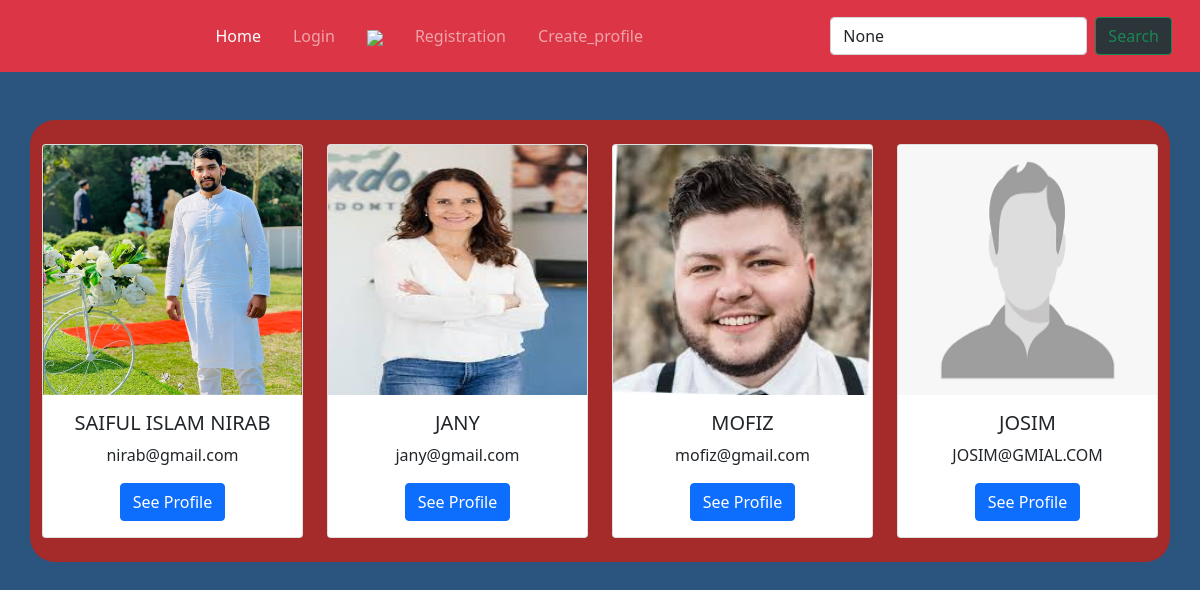
The page / on the database its author committed.
### crudApp/models.py (models this page shows, shortened)
class Profile(models.Model):
    Name = models.CharField(max_length=20)
    email = models.EmailField(max_length=20)
    age = models.PositiveIntegerField()
    gender = models.CharField(max_length=6)
    image = models.ImageField(upload_to='prof_pic/',  default='default/default.png')
    phone = models.PositiveIntegerField()
    address = models.TextField(max_length=200)

### crudApp/views.py (the view)
# urls.py: path('', BASE, name='base'),
def BASE(request):
    src = request.GET.get('src')
    if src:
        allProfile = Profile.objects.filter(Q(Name__icontains=src) | Q(email__icontains=src))
    elif src == 'None':
        allProfile = Profile.objects.all()
    else:
        allProfile = Profile.objects.all()
    context = {
        'Prof': allProfile,
        'src': src
    }
    return render(request, 'Home.html', context)

### Templates/Home.html (shortened to what this page needs)
<!DOCTYPE html>
<html lang="en">
<head>
    <link rel="stylesheet" href="https://cdn.jsdelivr.net/npm/bootstrap@5.0.0-beta1/dist/css/bootstrap.min.css">
    <link href="https://cdn.jsdelivr.net/npm/bootstrap@5.0.2/dist/css/bootstrap.min.css" rel="stylesheet"
>
    <link rel="stylesheet" href="https://use.fontawesome.com/releases/v5.7.2/css/all.css">
    <link rel="stylesheet" href="https://cdnjs.cloudflare.com/ajax/libs/jquery/3.2.1/jquery.min.js">
    <link rel="stylesheet" href="https://cdn.jsdelivr.net/npm/bootstrap@5.0.0-beta1/dist/js/bootstrap.bundle.min.js">
    <link rel="stylesheet" href="https://cdnjs.cloudflare.com/ajax/libs/font-awesome/5.15.4/css/all.min.css">
</head>
<body style="background-color: #2B547E;">
<div>
    <nav class="navbar navbar-expand-lg navbar-dark p-3 bg-danger" id="headerNav">
        <div class="container-fluid">
            <div class=" collapse navbar-collapse" id="navbarNavDropdown">
                <ul class="navbar-nav mx-auto ">
                    <li class="nav-item">
                        <a class="nav-link mx-2 active" aria-current="page" href="{% url 'base' %}"> Home</a>
                    </li>
                    <li class="nav-item">
                        <a class="nav-link mx-2" href="{% url 'login' %}">Login</a>
                    </li>
                    <li class="nav-item d-none d-lg-block">
                        <a class="nav-link mx-2" href="#">
                            <img src="https://miro.medium.com/max/1200/1*slHeZngyeUr7ypEz7MNL5w.png" height="80"/>
                        </a>
                    </li>
                    <li class="nav-item">
                        <a class="nav-link mx-2" href="{% url 'reg' %}">Registration</a>
                    </li>
                    <li class="nav-item">
                        <a class="nav-link mx-2" href="{% url 'Create' %}">Create_profile</a>
                    </li>
                </ul>
                {% block search %}
                <form class="d-flex">
                    <input class="form-control me-2" type="search" placeholder="Search" aria-label="Search"
                           value="{{src}}" name='src'>
                    <button class="btn btn-outline-success" type="submit" style="background-color: #2C3539;">Search
                    </button>
                </form>
                {% endblock %}
            </div>
        </div>
    </nav>
</div>
{% block body %}
<br>
<br>
<div class="container" style="text-align:center;">
    <div class="row" style="background-color: #A52A2A;border-radius: 25px;">
        {% for i in Prof %}
        <div class="col-lg-3">
            <br>
            <div class="card">
                <img src="{{i.image.url}}" class="card-img-top" alt="..." width=100px height=250px>
                <div class="card-body">
                    <h5 class="card-title">{{i.Name}}</h5>
                    <p class="card-text"> {{i.email}}</p>
                    <a href="{% url 'profile' i.id %}" class="btn btn-primary">See Profile</a>
                </div>
            </div>
            <br>
        </div>
        {% endfor %}
    </div>
    <br>
<br>
</div>
{% endblock %}
</body>
</html>

### rows shown on the page
Profile: image (picture), Name "SAIFUL ISLAM NIRAB", email "nirab@gmail.com"
Profile: image (picture), Name "JANY", email "jany@gmail.com"
Profile: image (picture), Name "MOFIZ", email "mofiz@gmail.com"
Profile: image (placeholder picture), Name "JOSIM", email "JOSIM@GMIAL.COM"
